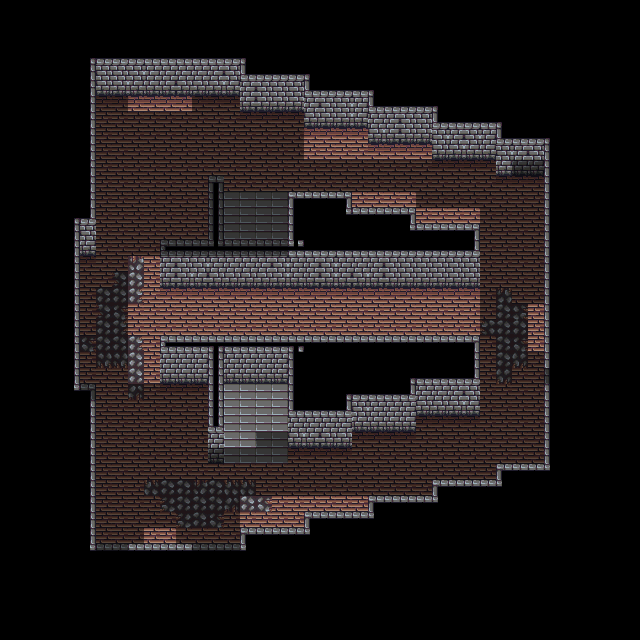

This game map was drawn from its Tiled (.tmx) file and the tilesets committed beside it. A one-line description and the trimmed map source follow:
An orthogonal 40x40 tile map with 16x16 px tiles, 10 tile layers (Ground, PhaseWalls, Walls, BottomWalls, ...), 2 tilesets and 14 objects.

<map version="1.10" tiledversion="1.11.2" orientation="orthogonal" renderorder="right-down" width="40" height="40" tilewidth="16" tileheight="16" infinite="0" nextlayerid="14" nextobjectid="15">
 <properties>
  <property name="unity:SortingLayer" value="Walls" />
  <property name="unity:SortingOrder" value="10" />
  <property name="unity:layer" value="IgnoreProjectile" />
 </properties>
 <tileset firstgid="1" source="../../Tilesets/SpriteSheetGeneral.tsx" />
 <tileset firstgid="109" source="../../Tilesets/Doors.tsx" />
 <layer id="1" name="Ground" width="40" height="40">
  <properties>
   <property name="unity:SortingLayer" value="Ground" />
  </properties>
  <data>[1600 cells, 523 non-empty, 10 distinct tile ids]</data>
 </layer>
 <layer id="11" name="PhaseWalls" width="40" height="40">
  <properties>
   <property name="unity:SortingLayer" value="Walls" />
   <property name="unity:layer" value="IgnoreProjectile" />
  </properties>
  <data>[1600 cells, 72 non-empty, 1 distinct tile ids]</data>
 </layer>
 <layer id="2" name="Walls" width="40" height="40">
  <properties>
   <property name="unity:SortingLayer" value="Walls" />
   <property name="unity:layer" value="Wall" />
  </properties>
  <data>[1600 cells, 466 non-empty, 14 distinct tile ids]</data>
 </layer>
 <layer id="3" name="BottomWalls" width="40" height="40">
  <properties>
   <property name="unity:SortingLayer" value="Entities" />
   <property name="unity:SortingOrder" type="int" value="100" />
   <property name="unity:layer" value="IgnorePlayer" />
  </properties>
  <data>[1600 cells, 72 non-empty, 7 distinct tile ids]</data>
 </layer>
 <layer id="4" name="WestExit" width="40" height="40">
  <properties>
   <property name="unity:SortingLayer" value="Entities" />
   <property name="unity:SortingOrder" type="int" value="101" />
   <property name="unity:layer" value="Wall" />
  </properties>
  <data>[1600 cells, 0 non-empty, 0 distinct tile ids]</data>
 </layer>
 <layer id="5" name="EastExit" width="40" height="40">
  <properties>
   <property name="unity:SortingLayer" value="Entities" />
   <property name="unity:SortingOrder" type="int" value="101" />
   <property name="unity:layer" value="Wall" />
  </properties>
  <data>[1600 cells, 30 non-empty, 2 distinct tile ids]</data>
 </layer>
 <layer id="6" name="SouthExit" width="40" height="40">
  <properties>
   <property name="unity:SortingLayer" value="Entities" />
   <property name="unity:SortingOrder" type="int" value="100" />
   <property name="unity:layer" value="Wall" />
  </properties>
  <data>[1600 cells, 20 non-empty, 2 distinct tile ids]</data>
 </layer>
 <layer id="7" name="NorthExit" width="40" height="40">
  <properties>
   <property name="unity:SortingLayer" value="Walls" />
   <property name="unity:SortingOrder" type="int" value="10" />
   <property name="unity:layer" value="Wall" />
  </properties>
  <data>[1600 cells, 14 non-empty, 3 distinct tile ids]</data>
 </layer>
 <layer id="12" name="NorthPhaseWall" width="40" height="40">
  <properties>
   <property name="unity:SortingLayer" value="Walls" />
   <property name="unity:SortingOrder" value="10" />
   <property name="unity:layer" value="IgnoreProjectile" />
  </properties>
  <data>[1600 cells, 2 non-empty, 1 distinct tile ids]</data>
 </layer>
 <layer id="8" name="EntryCollider" width="40" height="40" opacity="0.5">
  <properties>
   <property name="unity:IsTrigger" type="bool" value="true" />
   <property name="unity:ignore" value="Visual" />
   <property name="unity:layer" value="ZoneCollider" />
  </properties>
  <data>[1600 cells, 384 non-empty, 1 distinct tile ids]</data>
 </layer>
 <objectgroup id="9" name="Doors">
  <object id="1" template="../../Templates/02_Door_Side.tx" x="544" y="336" />
  <object id="2" template="../../Templates/02_Door_Top.tx" x="144" y="576" />
  <object id="3" template="../../Templates/02_Door_Top.tx" x="144" y="96">
   <properties>
    <property name="SetDirection" value="North" />
   </properties>
  </object>
  <object id="4" template="../../Templates/Spawner.tx" x="176" y="320" />
  <object id="5" template="../../Templates/Spawner.tx" x="240" y="320" />
  <object id="6" template="../../Templates/Spawner.tx" x="304" y="320" />
  <object id="7" template="../../Templates/Spawner.tx" x="368" y="320" />
  <object id="8" template="../../Templates/Spawner.tx" x="432" y="320" />
  <object id="9" template="../../Templates/Spawner.tx" x="256" y="224">
   <properties>
    <property name="SetEnemy" value="GoblinMelee" />
   </properties>
  </object>
  <object id="10" template="../../Templates/Spawner.tx" x="240" y="416">
   <properties>
    <property name="SetEnemy" value="GoblinMelee" />
   </properties>
  </object>
  <object id="11" template="../../Templates/Spawner.tx" x="160" y="208">
   <properties>
    <property name="SetEnemy" value="GoblinMelee" />
   </properties>
  </object>
  <object id="12" template="../../Templates/Spawner.tx" x="144" y="432">
   <properties>
    <property name="SetEnemy" value="GoblinMelee" />
   </properties>
  </object>
  <object id="13" template="../../Templates/Spawner.tx" x="496" y="448">
   <properties>
    <property name="SetEnemy" value="GoblinMelee" />
   </properties>
  </object>
  <object id="14" template="../../Templates/Spawner.tx" x="512" y="208">
   <properties>
    <property name="SetEnemy" value="GoblinMelee" />
   </properties>
  </object>
 </objectgroup>
</map>
